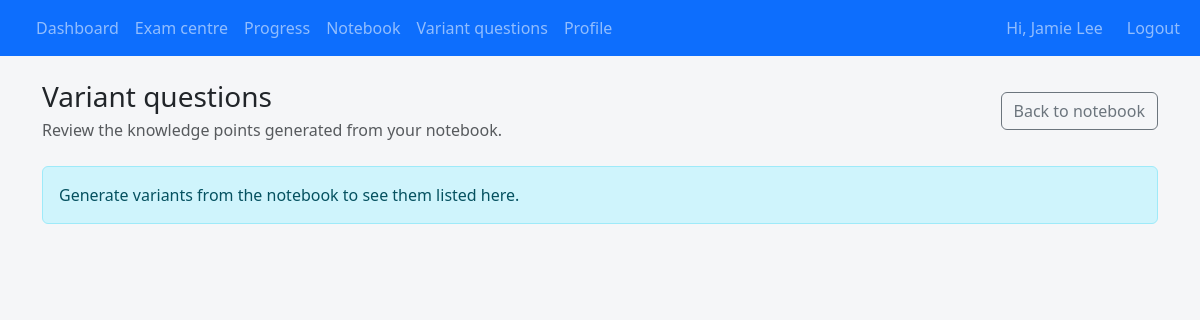
/student/variants (signed in), run on an earlier commit of the app's database.
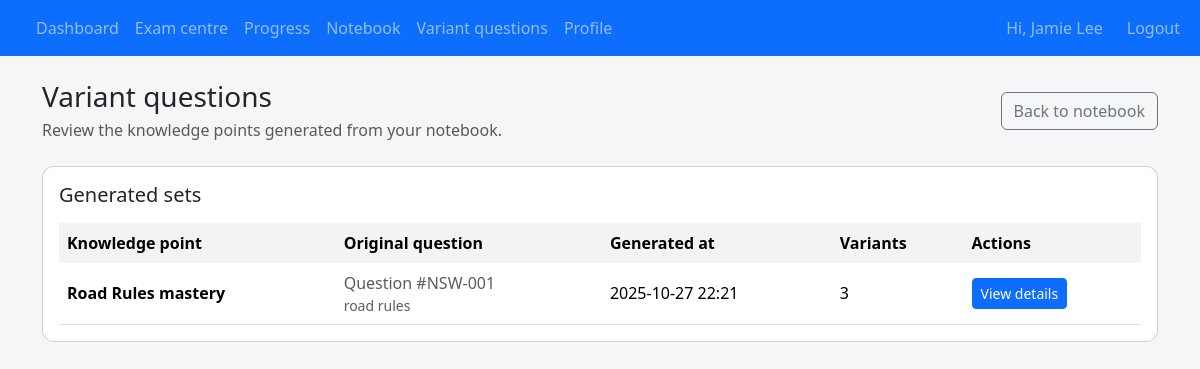
And on a later commit of the database.
### app/models.py (models this page shows)
class VariantQuestionGroup(db.Model):
    __tablename__ = "variant_question_groups"
    id = db.Column(db.Integer, primary_key=True)
    student_id = db.Column(db.Integer, db.ForeignKey("students.id"), nullable=False)
    base_question_id = db.Column(db.Integer, db.ForeignKey("questions.id"), nullable=False)
    knowledge_point_name = db.Column(db.String(255), nullable=False)
    knowledge_point_summary = db.Column(db.Text, nullable=False)
    created_at = db.Column(db.DateTime, default=datetime.utcnow, nullable=False)
    student = db.relationship("Student", back_populates="variant_groups")
    base_question = db.relationship("Question")
    variants = db.relationship(
        "VariantQuestion", back_populates="group", cascade="all, delete-orphan"
    )

class Question(db.Model):
    __tablename__ = "questions"
    id = db.Column(db.Integer, primary_key=True)
    qid = db.Column(db.String(50), nullable=False)
    prompt = db.Column(db.Text, nullable=False)
    language = db.Column(db.String(20), nullable=False, default="ENGLISH")
    state_scope = db.Column(db.String(10), nullable=False, default="ALL")
    topic = db.Column(db.String(120), nullable=False, default="general")
    option_a = db.Column(db.String(255), nullable=False, default="Option A")
    option_b = db.Column(db.String(255), nullable=False, default="Option B")
    option_c = db.Column(db.String(255), nullable=False, default="Option C")
    option_d = db.Column(db.String(255), nullable=False, default="Option D")
    correct_option = db.Column(db.String(1), nullable=False, default="A")
    explanation = db.Column(db.Text, nullable=False, default="")
    image_url = db.Column(db.String(500))
    __table_args__ = (
        UniqueConstraint(
            "qid", "state_scope", "language", name="uq_question_qid_state_language"
        ),
    )

### app/student/routes.py (the view)
@student_bp.route("/variants")
@login_required
def variant_list():
    student = _current_student()
    if not student:
        return _redirect_non_students()
    groups = (
        VariantQuestionGroup.query.options(
            joinedload(VariantQuestionGroup.base_question),
            joinedload(VariantQuestionGroup.variants),
        )
        .filter_by(student_id=student.id)
        .order_by(VariantQuestionGroup.created_at.desc())
        .all()
    )
    group_rows: list[dict[str, object]] = []  # Payload rows consumed by the template
    for group in groups:
        student_variants = [
            variant
            for variant in group.variants
            if variant.student_id == student.id
        ]  # Only expose variants owned by the current student
        group_rows.append(
            {
                "group": group,
                "variant_total": len(student_variants),  # Number of stored variants
            }
        )
    return render_template(
        "student/variant_list.html",
        group_rows=group_rows,
    )

### app/coach/routes.py (called while the page is built, shortened)
@coach_bp.before_app_request
def _restrict_student_portal_access():
    if request.blueprint != "coach":
        return None

### app/i18n.py (called while the page is built)
def normalise_language_code(language: str | None) -> str | None:
    if not language:
        return None
    code = language.strip().upper()
    if code in SUPPORTED_LANGUAGES:
        return code
    return None

def ensure_language_code(language: str | None) -> str:
    normalised = normalise_language_code(language)
    return normalised or DEFAULT_LANGUAGE

def translate_text(text: str, language: str, **format_values: str) -> str:
    catalogue = TRANSLATIONS.get(language, {})
    translated = catalogue.get(text, text)
    if format_values:
        try:
            return translated.format(**format_values)
        except (KeyError, IndexError):
            return translated
    return translated

### app/models.py (called while the page is built)
    @property
    def is_student(self) -> bool:
        return True

### app/student/routes.py (called while the page is built)
def _current_student() -> Student | None:
    if not current_user.is_authenticated:
        return None
    student = current_user._get_current_object()
    if isinstance(student, Student):
        return student
    return None

### app/templates/student/variant_list.html (shortened to what this page needs)
{% extends "base.html" %}
{% block content %}
<div class="d-flex flex-column flex-lg-row align-items-lg-center justify-content-between gap-3 mb-4">
  <div>
    <h1 class="h3 mb-1">{{ _('Variant questions') }}</h1>
    <p class="text-muted mb-0">{{ _('Review the knowledge points generated from your notebook.') }}</p>
  </div>
  <a class="btn btn-outline-secondary" href="{{ url_for('student.notebook') }}">{{ _('Back to notebook') }}</a>
</div>
{% if group_rows %}
<div class="card">
  <div class="card-body">
    <h2 class="h5 mb-3">{{ _('Generated sets') }}</h2>
    <div class="table-responsive">
      <table class="table table-hover align-middle mb-0">
        <thead>
          <tr>
            <th scope="col">{{ _('Knowledge point') }}</th>
            <th scope="col">{{ _('Original question') }}</th>
            <th scope="col">{{ _('Generated at') }}</th>
            <th scope="col">{{ _('Variants') }}</th>
            <th scope="col">{{ _('Actions') }}</th>
          </tr>
        </thead>
        <tbody>
          {% for row in group_rows %}
          {% set group = row.group %}
          <tr>
            <td class="fw-semibold">{{ group.knowledge_point_name }}</td>
            <td>
              <span class="text-muted">{{ _('Question') }} #{{ group.base_question.qid }}</span>
              <div class="small text-muted">{{ group.base_question.topic }}</div>
            </td>
            <td>{{ group.created_at.strftime('%Y-%m-%d %H:%M') }}</td>
            <td>{{ row.variant_total }}</td>
            <td>
              <a class="btn btn-sm btn-primary" href="{{ url_for('student.variant', group=group.id) }}">{{ _('View details') }}</a>
            </td>
          </tr>
          {% endfor %}
        </tbody>
      </table>
    </div>
  </div>
</div>
{% else %}
<div class="alert alert-info" role="alert">
  {{ _('Generate variants from the notebook to see them listed here.') }}
</div>
{% endif %}
{% endblock %}

What changed in the data, as far as the page shows it:
added VariantQuestionGroup: knowledge_point_name "Road Rules mastery", created_at "2025-10-27 22:21"
now on this page (row unchanged): Question: base_question.qid "NSW-001", base_question.topic "road rules"
Also different on the page:
text no longer shown: "Generate variants from the notebook to see them listed here."
text now shown: "Generated sets Knowledge point Original question Generated at Variants Actions"
new list line: "Question # 3 View details"
